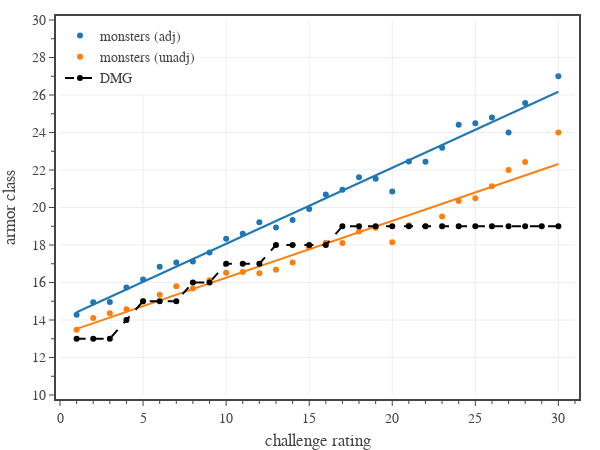

The code cell stored with this chart in its notebook:
### Code cell
# plots average armor class 
# create figure
fig = go.Figure(
    layout=go.Layout(
        template=tfb.FIG_TEMPLATE,
        margin=dict(l=60, r=25, b=55, t=20, pad=4),
        xaxis=dict(
            title_text='challenge rating',
            range=[0,31],
            tick0=0, dtick=5,
            minor=dict(tick0=0, dtick=1),
        ),
        yaxis=dict(
            title_text='armor class',
            range=[10,30],
            tick0=0, dtick=2,
            minor=dict(tick0=0, dtick=1),
        ),
        legend=dict(
            xanchor='left', yanchor='top',
            x=0.00, y=1.00,
            orientation='v',
            tracegroupgap=0,
        )
    )
)

# plot monster armor class
dfM = pd.read_csv('../../assets/data/monsters.csv')
dfM['AC adj'] = dfM.apply(lambda row: adjusted_armor_class(row), axis=1)
dfM = dfM[['CR','AC','adj AC','AC adj']].groupby(['CR']).mean().reset_index()
dfM = dfM[dfM['CR'].between(1, 30)]
plot_data_and_fit(
    fig, 
    dfM['CR'], dfM['adj AC'], 
    name='monsters (adj)',
    legendgroup='monsters (adj)',
    line=dict(color=COLOR_LIST[0]),
    hovertemplate=
        '<b>monsters</b><br>'
        'CR %{x}<br>'+
        'AC %{y:,.1f}' + 
        '<extra></extra>'
)

plot_data_and_fit(
    fig, 
    dfM['CR'], dfM['AC'], 
    name='monsters (unadj)',
    legendgroup='monsters (unadj)',
    line=dict(color=COLOR_LIST[1]),
    hovertemplate=
        '<b>monsters</b><br>'
        'CR %{x}<br>'+
        'AC %{y:,.1f}' + 
        '<extra></extra>'
)


# plot monster armor class targets
dfD = pd.read_csv('../../assets/data/dmg-targets.csv') # 'CR','PB','AC','AB','DC'
dfD = dfD[dfD['CR'].between(1, 30)]
fig.add_trace(go.Scatter(
    x=np.array(dfD['CR']), 
    y=np.array(dfD['AC']),
    mode='markers+lines', 
    name='DMG',
    line=dict(color='black', dash='dash'),
    hovertemplate=
        '<b>DMG</b><br>'
        'CR %{x}<br>'+
        'AC %{y:,.1f}' + 
        '<extra></extra>'
))

# show figure
fig.update_layout(width=600, height=450)
fig.show(config=tfb.FIG_CONFIG)

# save figures
if SAVEFIGS:
    fig.update_layout(autosize=True, width=None, height=None)
    tfb.save_fig_html(fig, format='large', name=f'./fig-ac-vs-cr-large')
    tfb.save_fig_html(fig, format='small', name=f'./fig-ac-vs-cr-small')

### Figure 1 — Plotly figure (JSON) as saved in the notebook; plotly's stock layout.template omitted (floating-point values rounded to 4 significant figures)
{"data": [{"hovertemplate": "<b>monsters</b><br>CR %{x}<br>AC %{y:,.1f}<extra></extra>", "legendgroup": "monsters (adj)", "line": {"color": "#1f77b4"}, "mode": "markers", "name": "monsters (adj)", "type": "scatter", "x": [1, 2, 3, 4, 5, 6, 7, 8, 9, 10, 11, 12, 13, 14, 15, 16, 17, 18, 19, 20, 21, 22, 23, 24, 25, 26, 27, 28, 30], "y": [14.28, 14.95, 14.96, 15.73, 16.16, 16.84, 17.07, 17.11, 17.61, 18.34, 18.6, 19.21, 18.93, 19.33, 19.92, 20.7, 20.94, 21.61, 21.54, 20.86, 22.45, 22.44, 23.19, 24.41, 24.5, 24.8, 24, 25.57, 27]}, {"hoverinfo": "skip", "hovertemplate": "<b>monsters</b><br>CR %{x}<br>AC %{y:,.1f}<extra></extra>", "legendgroup": "monsters (adj)", "line": {"color": "#1f77b4", "dash": "solid"}, "mode": "lines", "name": "monsters (adj)", "showlegend": false, "type": "scatter", "x": [1, 2, 3, 4, 5, 6, 7, 8, 9, 10, 11, 12, 13, 14, 15, 16, 17, 18, 19, 20, 21, 22, 23, 24, 25, 26, 27, 28, 30], "y": [14.41, 14.82, 15.22, 15.63, 16.04, 16.44, 16.85, 17.25, 17.66, 18.06, 18.47, 18.87, 19.28, 19.69, 20.09, 20.5, 20.9, 21.31, 21.71, 22.12, 22.52, 22.93, 23.34, 23.74, 24.15, 24.55, 24.96, 25.36, 26.17]}, {"hovertemplate": "<b>monsters</b><br>CR %{x}<br>AC %{y:,.1f}<extra></extra>", "legendgroup": "monsters (unadj)", "line": {"color": "#ff7f0e"}, "mode": "markers", "name": "monsters (unadj)", "type": "scatter", "x": [1, 2, 3, 4, 5, 6, 7, 8, 9, 10, 11, 12, 13, 14, 15, 16, 17, 18, 19, 20, 21, 22, 23, 24, 25, 26, 27, 28, 30], "y": [13.48, 14.11, 14.36, 14.58, 14.99, 15.35, 15.79, 15.68, 16.12, 16.52, 16.57, 16.49, 16.67, 17.06, 17.88, 18.12, 18.11, 18.72, 18.92, 18.14, 19.05, 19, 19.52, 20.35, 20.5, 21.13, 22, 22.43, 24]}, {"hoverinfo": "skip", "hovertemplate": "<b>monsters</b><br>CR %{x}<br>AC %{y:,.1f}<extra></extra>", "legendgroup": "monsters (unadj)", "line": {"color": "#ff7f0e", "dash": "solid"}, "mode": "lines", "name": "monsters (unadj)", "showlegend": false, "type": "scatter", "x": [1, 2, 3, 4, 5, 6, 7, 8, 9, 10, 11, 12, 13, 14, 15, 16, 17, 18, 19, 20, 21, 22, 23, 24, 25, 26, 27, 28, 30], "y": [13.53, 13.83, 14.13, 14.44, 14.74, 15.04, 15.35, 15.65, 15.95, 16.25, 16.56, 16.86, 17.16, 17.47, 17.77, 18.07, 18.38, 18.68, 18.98, 19.29, 19.59, 19.89, 20.2, 20.5, 20.8, 21.11, 21.41, 21.71, 22.32]}, {"hovertemplate": "<b>DMG</b><br>CR %{x}<br>AC %{y:,.1f}<extra></extra>", "line": {"color": "black", "dash": "dash"}, "mode": "markers+lines", "name": "DMG", "type": "scatter", "x": [1, 2, 3, 4, 5, 6, 7, 8, 9, 10, 11, 12, 13, 14, 15, 16, 17, 18, 19, 20, 21, 22, 23, 24, 25, 26, 27, 28, 29, 30], "y": [13, 13, 13, 14, 15, 15, 15, 16, 16, 17, 17, 17, 18, 18, 18, 18, 19, 19, 19, 19, 19, 19, 19, 19, 19, 19, 19, 19, 19, 19]}], "layout": {"height": 450, "legend": {"orientation": "v", "tracegroupgap": 0, "x": 0, "xanchor": "left", "y": 1, "yanchor": "top"}, "margin": {"b": 55, "l": 60, "pad": 4, "r": 25, "t": 20}, "width": 600, "xaxis": {"dtick": 5, "minor": {"dtick": 1, "tick0": 0}, "range": [0, 31], "tick0": 0, "title": {"text": "challenge rating"}}, "yaxis": {"dtick": 2, "minor": {"dtick": 1, "tick0": 0}, "range": [10, 30], "tick0": 0, "title": {"text": "armor class"}}}}
